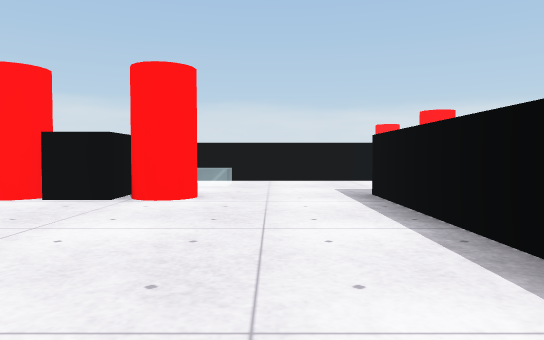
[1] (above)

13 first-person views from a walk through a Unity game level. The camera is 0.64 m above the floor, tilts 2° down and sees 70° across. The floor is counted in squares, 1 m on a side. Each view is taken from the middle of a square. On the plan, view 1 faces up. The plan holds only what a view shows up to about 11 squares ahead; the rest is blank. The player character is not drawn. Surface patterns are stand-ins for the level's own textures.

[2]
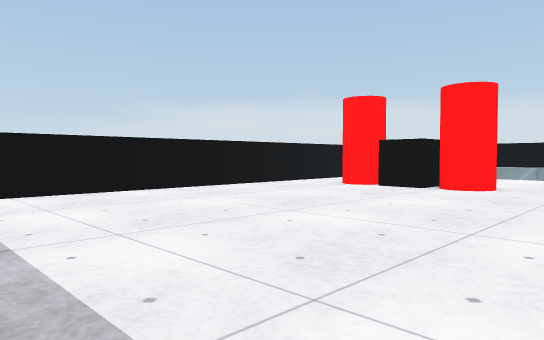

[3]
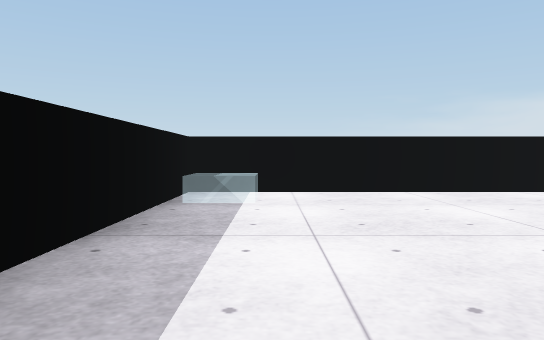

[4]
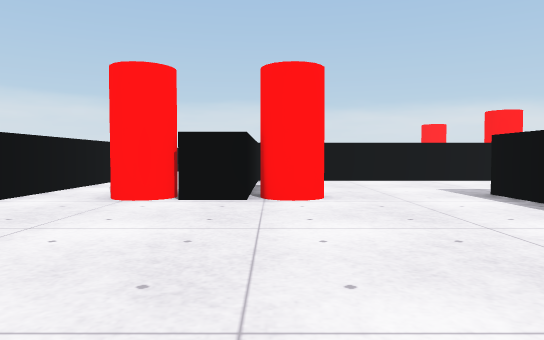

[5]
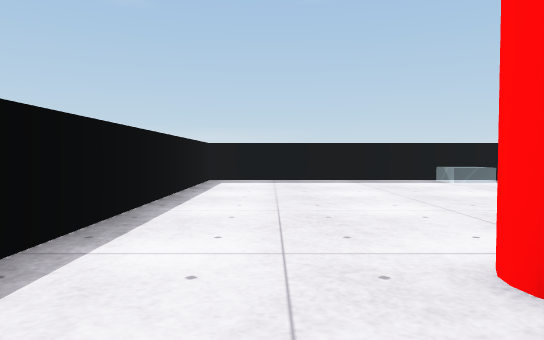

[6]
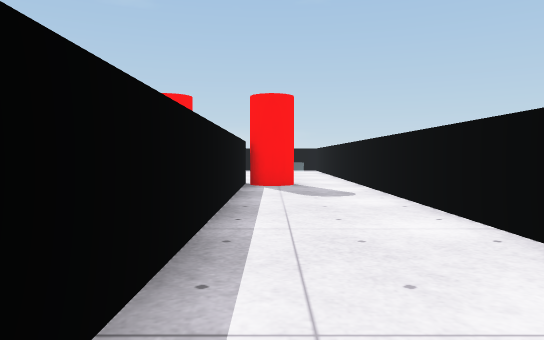

[7]
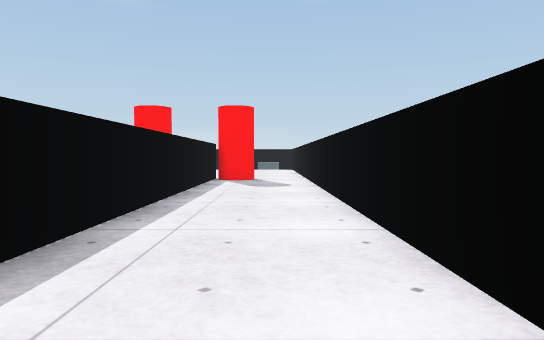

[8]
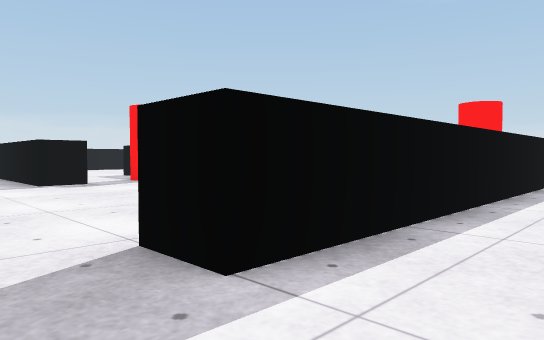

[9]
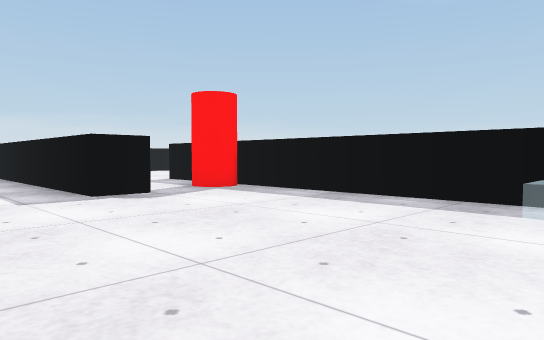

[10]
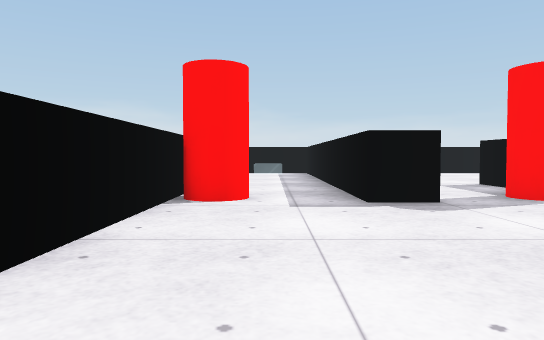

[11]
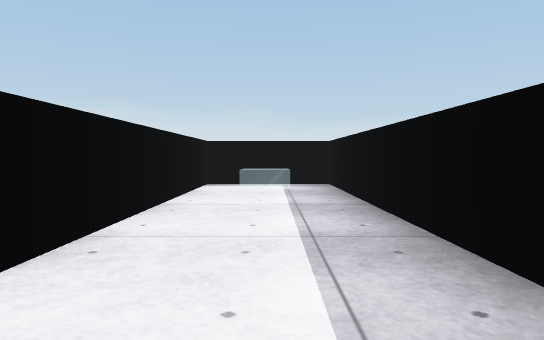

[12]
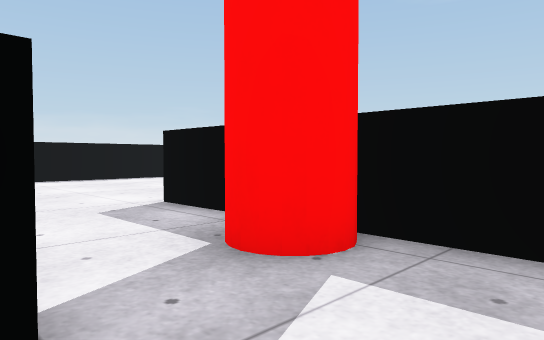

[13]
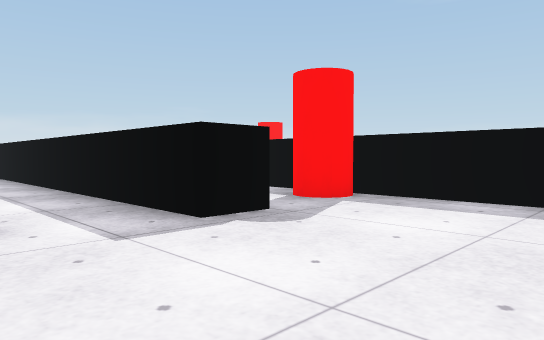

### Floor plan
Points are (right, up) in squares from view 1. A wall is a line through its corners. A room is listed if a view was taken in it or the views show most of it. See-through windows are left out.
Room 1 (views 1, 2, 3, 4, 5, 6, 7, 8)
walls: (-2.4, 5.7) (-3.4, 5.7) (-3.4, 13.5); (3.9, 10.2) (-2.4, 10.2); (-6, 13.4) (-6, -2.5) (1.7, -2.5) (1.7, 6.6)
ways out: opening at (-3, 16.5) to room 2
objects: red cylinder (-4, 6); red cylinder (-2, 6) to (-1, 6)
Room 2 (views 9, 10, 11, 12, 13)
walls: (4.4, 13.6) (4.4, 14.7) (14, 14.7) (14, 17.5) (8.5, 17.5); (5.6, 17.5) (2.5, 17.5); (-1, 11.2) (8, 11.2)
ways out: opening at (-3, 16.5) to room 1; opening at (9, 12.5)
objects: red cylinder (5, 12); red cylinder (5, 17)

Where each view was taken, in squares from view 1:
view 1: 0 up, 0 right, facing up
view 2: 2 down, 1 right, facing up-left
view 3: 1 down, 1 right, facing left
view 4: 0 up, 2 left, facing up
view 5: 8 up, 0 right, facing down
view 6: 15 up, 4 left, facing down
view 7: 17 up, 5 left, facing down
view 8: 17 up, 5 left, facing down-right
view 9: 17 up, 2 left, facing down-right
view 10: 16 up, 1 left, facing right
view 11: 16 up, 5 right, facing right
view 12: 14 up, 3 right, facing down-right
view 13: 17 up, 1 right, facing down-right
